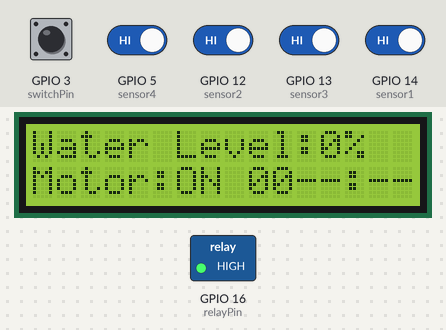
Simulated run of this program. Board: ESP8266 (NodeMCU). Parts: 16×2 character LCD, switched loads named in the program (green lamp = pin HIGH). The test bench sets the inputs (shaded band); at power-on: GPIO 3 (switchPin), GPIO 5 (sensor4), GPIO 12 (sensor2), GPIO 13 (sensor3), GPIO 14 (sensor1) HIGH. WiFi joins after 1.5 s; servers stay silent unless stated; network time is answered at once with the bench clock; the local clock reads 2024-03-15 10:24:30 at power-on unless the program sets it.

Above: at 2.8 s.
2.9 s: GPIO 5 (sensor4) driven LOW
At 4.5 s:
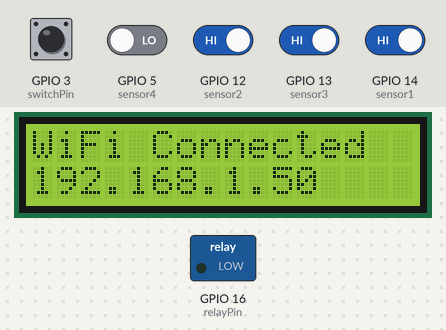
5.9 s: GPIO 5 (sensor4) driven HIGH
At 6.6 s:
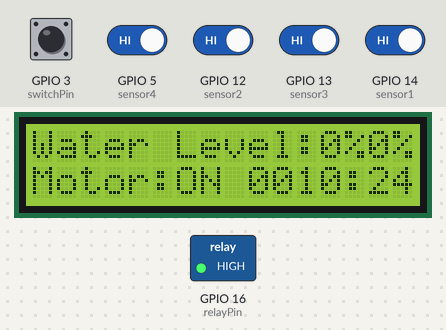
7.6 s: GPIO 3 (switchPin) pulled LOW for 0.15 s
At 7.94 s:
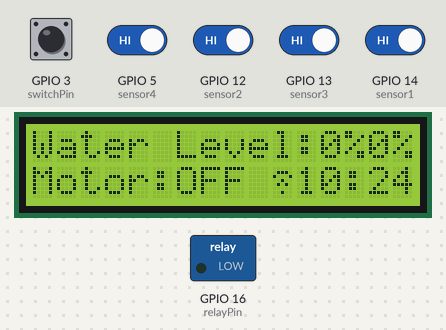
9.5 s: GPIO 12 (sensor2) driven LOW
At 10.7 s:
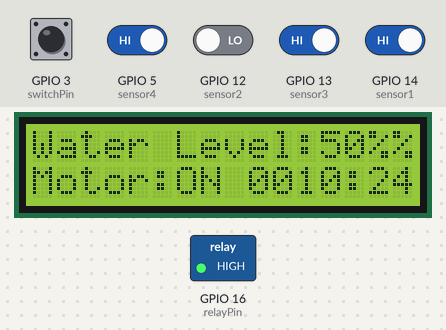
11.2 s: GPIO 12 (sensor2) driven HIGH
At 12.5 s:
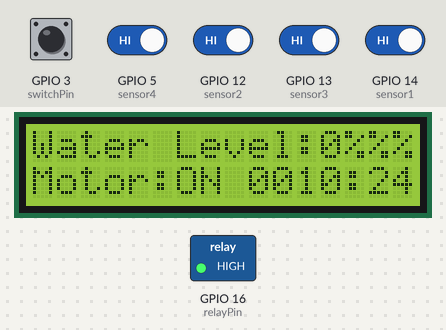
12.8 s: GPIO 3 (switchPin) pulled LOW for 1 s
At 13.19 s:
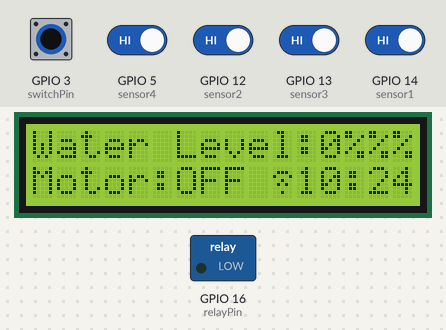
Timing chart, 0 to 15.8 s (numbered marks = the images above; inputs shaded):
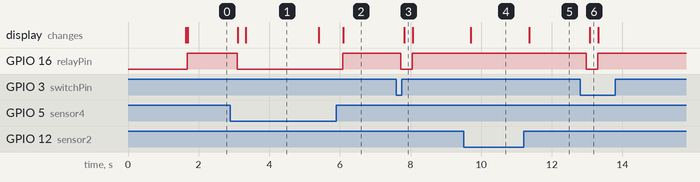

The program:

main.cpp
```cpp
/* Water motor Alexa - FINAL CORRECTED VERSION
 * - ALLOWS ON command at 100% (Manual Force)

 * - Web Serial Monitor on Port 82
 * - OTA Update on Port 81
*/

#include <Wire.h>
#include <LiquidCrystal_I2C.h>
#include <ESP8266WiFi.h>
#include <NTPClient.h>
#include <WiFiUdp.h>
#include <ESP8266WebServer.h>
#include <ESP8266HTTPUpdateServer.h>
#include <WiFiManager.h>
#include <Espalexa.h>
String lastLoggedLevel = "";

// ==== Alexa ====
Espalexa espalexa;
bool alexaStarted = false; // ensure espalexa.begin() only once after WiFi connect

// ==== OTA on port 81 ====
ESP8266WebServer server(81);
ESP8266HTTPUpdateServer httpUpdater;

// ==== WEB SERIAL MONITOR on port 82 ====
ESP8266WebServer logServer(82);
String serialBuffer = "";

// Function to record logs (with timestamp)
bool timeSynced = false;
unsigned long lastSyncMillis = 0;
unsigned long offsetSeconds = 0;

WiFiUDP ntpUDP;
NTPClient timeClient(ntpUDP, "pool.ntp.org", 19800);

void addLog(String msg) {
// 1. Get the current calendar date and time from the NTP Client
time_t rawtime = timeClient.getEpochTime();
struct tm * ti;
ti = localtime(&rawtime);

// 2. Format as DD-MM-YYYY HH:MM:SS
char dateBuffer[25];
sprintf(dateBuffer, "%02d-%02d-%04d %02d:%02d:%02d",
ti->tm_mday,
ti->tm_mon + 1,
ti->tm_year + 1900,
ti->tm_hour,
ti->tm_min,
ti->tm_sec);

// 3. Create the log line with the new date format
String line = "[" + String(dateBuffer) + "] " + msg;

// Serial.println(line); // DO NOT UNCOMMENT - Keeps RX pin safe for switch

// 4. Add to the web buffer
serialBuffer += line + "\n";

// 5. Keep buffer from getting too large (reduced to 5000 for better stability)
if (serialBuffer.length() > 5000) {
serialBuffer = serialBuffer.substring(serialBuffer.indexOf('\n', 500) + 1);
}
}

// ==== WIFI / TIME ====
//WiFiUDP ntpUDP;
//NTPClient timeClient(ntpUDP, "pool.ntp.org", 19800, 60000); // IST offset

LiquidCrystal_I2C lcd(0x27, 16, 2);

// WiFi Icons
byte wifiOn[8] = {B00000,B01110,B10001,B00100,B01010,B00000,B00100,B00000};
byte wifiOff[8] = {B10001,B11111,B11011,B00100,B01010,B10001,B10101,B00000};

// Pins
const int sensor1 = 14; // D5
const int sensor2 = 12; // D6
const int sensor3 = 13; // D7
const int sensor4 = 5; // D1 moved from d2
const int relayPin = 16; // D0
const int switchPin = 3; // rx (moved here to fress up d4 for lcd)
// NOTE: You told "Use D4" for push button. On NodeMCU D4 is GPIO2. Above we already set switchPin=2 to match D4.

// WiFi state
bool wifiOK = false;

// WiFi Manager State
unsigned long connectStartMillis = 0;
bool apModeLaunched = false; // AP only runs once per boot

// Motor state
bool motorON = false;
unsigned long motorTime = 0;

String globalLevel = "0%";
int lastSwitchState = HIGH;

// Blink variables
unsigned long blinkTicker = 0;
bool blinkState = false;

// =========================================
// MOTOR CONTROL SAFE LOGIC
// =========================================
void requestMotorOn(String source, String level)
{
if (level == "100%") {
motorON = false;
digitalWrite(relayPin, LOW);
addLog("BLOCKED: Tank full -> ON rejected (" + source + ") | Level: " + level);
return;
}
motorON = true;
digitalWrite(relayPin, HIGH);
motorTime = millis();
addLog("Motor ON by " + source + " | Level: " + level);
}

void requestMotorOff(String source)
{
motorON = false;
digitalWrite(relayPin, LOW);
addLog("Motor OFF by " + source + " | Level: " + globalLevel);
}

// =========================================
// ALEXA CALLBACK
// =========================================
// Espalexa passes brightness (0–255), not bool
void alexaCallback(uint8_t brightness)
{
String level = globalLevel;
if (brightness == 0) {
requestMotorOff("Alexa");
} else {
// brightness > 0 -> ON
if (level == "100%") {
motorON = false;
digitalWrite(relayPin, LOW);
addLog("Alexa tried ON → BLOCKED (full tank)");
} else {
requestMotorOn("Alexa", level);
}
}
}

void setupAlexa()
{
espalexa.addDevice("Water Motor", alexaCallback);
// do not call espalexa.begin() here — wait until WiFi connected so Espalexa's SSDP/UPnP works cleanly
addLog("Alexa device registered (pending start on WiFi).");
}

// ===== WiFiManager Callback =====
void configModeCallback(WiFiManager *wm)
{
lcd.clear();
lcd.setCursor(0, 0); lcd.print("Enter AP Mode");
lcd.setCursor(0, 1); lcd.print("SSID:");
lcd.setCursor(5, 1); lcd.print(wm->getConfigPortalSSID());
addLog("Config Portal Started: " + wm->getConfigPortalSSID());
}

// ===== WEB OTA SETUP =====
void setupWebOTA()
{
httpUpdater.setup(&server, "/update", "kbc", "987654321");
server.begin();
addLog("OTA Ready: http://" + WiFi.localIP().toString() + ":81/update");
}

// ===== WEB LOG SETUP =====
void setupWebLogServer()
{
logServer.on("/log", HTTP_GET, []() {
// 1. Construct the "Virtual LCD" lines based on current data
String lcdLine1 = "Water Level: " + globalLevel;

// Calculate motor status and runtime if it's ON
String motorStatus = motorON ? "ON " + String((millis() - motorTime) / 60000) + "M" : "OFF";

// Get the current time formatted just like the LCD
String lcdLine2 = "Motor: " + motorStatus + " " + timeClient.getFormattedTime().substring(0, 5);

// 2. Build the full web output string
String webOutput = "--- LIVE LCD DISPLAY ---\n";
webOutput += "[" + lcdLine1 + "]\n";
webOutput += "[" + lcdLine2 + "]\n";
webOutput += "------------------------\n\n";
webOutput += "--- SYSTEM LOGS ---\n";
webOutput += serialBuffer;

// 3. Send the final page to your browser
logServer.send(200, "text/plain", webOutput);
});

logServer.begin();
addLog("Web Serial Log ready: http://" + WiFi.localIP().toString() + ":82/log");
}


// ================== SETUP ==================
void setup()
{
// Serial.begin(115200);
addLog("Booting...");

pinMode(sensor1, INPUT_PULLUP);
pinMode(sensor2, INPUT_PULLUP);
pinMode(sensor3, INPUT_PULLUP);
pinMode(sensor4, INPUT_PULLUP);
pinMode(relayPin, OUTPUT);
pinMode(switchPin, INPUT_PULLUP);

digitalWrite(relayPin, LOW);

Wire.begin(0,2); //lcd d3 to SDA, d4 to scl
lcd.init();
lcd.backlight();
lcd.createChar(0, wifiOn);
lcd.createChar(1, wifiOff);

lcd.setCursor(6,0); lcd.print("K.B.C");
lcd.setCursor(0,1); lcd.print("Home Automation");
delay(1500);
lcd.clear();

lcd.setCursor(0,0); lcd.print("Water Level:");
lcd.setCursor(0,1); lcd.print("Motor:OFF ");
lcd.setCursor(10,1); lcd.write(1);
lcd.setCursor(11,1); lcd.print("--:--");

WiFi.setAutoReconnect(true);
WiFi.begin(); // Start connecting non-blocking
connectStartMillis = millis();

// Register Alexa device (do NOT begin yet)
setupAlexa();
timeClient.begin();
// --- NEW: Wait for NTP Sync to fix 1970 date issue ---
unsigned long startSync = millis();
while (!timeClient.update() && millis() - startSync < 5000) {
delay(200); // Wait up to 5 seconds for internet time
}

// Force an initial log so you see the level immediately on boot
addLog("System Initialized. Current Level: " + globalLevel);
}

// =========================================
// LOOP
// =========================================
void loop()
{
// Connection state
bool isConnected = (WiFi.status() == WL_CONNECTED);

// --- WiFi/AP Manager Logic (runs only once after boot if not connected) ---
if (!isConnected && !apModeLaunched && (millis() - connectStartMillis > 30000)) {
addLog("30s timeout. Launching Config Portal...");
WiFiManager wm;
wm.setAPCallback(configModeCallback);
wm.setConfigPortalTimeout(180); // 3 minutes

// startConfigPortal is blocking: shows captive portal and returns true if connected
if (wm.startConfigPortal("KBC-Setup", "12345678")) {
addLog("AP connection successful!");
} else {
addLog("AP timeout. Running offline.");
}
apModeLaunched = true; // ensure AP is attempted only once per boot
// After exit, re-evaluate connection:
isConnected = (WiFi.status() == WL_CONNECTED);
}
// --- End WiFi/AP Logic ---

// handle servers/tests every loop
if (isConnected) {
server.handleClient(); // OTA (port 81)
}
logServer.handleClient(); // Log server (82) — safe to call even if not begun (it will error if not started; we'll only begin it after WiFi connect)
// espalexa.loop() should be called after espalexa.begin() has been invoked
if (alexaStarted) espalexa.loop();

// Runs once when WiFi connects (or reconnects)

if (isConnected && !wifiOK) {
wifiOK = true;

// NTP
// timeClient.begin();

// start OTA and logs
setupWebOTA();
setupWebLogServer();

// Start Espalexa now that WiFi is available
if (!alexaStarted) {
espalexa.begin();
alexaStarted = true;
addLog("Espalexa started (Alexa discoverable).");
}

// After a successful connection, disable future AP attempts
apModeLaunched = true;

// show IP on LCD
lcd.clear();
lcd.setCursor(0,0);
lcd.print("WiFi Connected");
lcd.setCursor(0,1);
lcd.print(WiFi.localIP().toString());
delay(2000);

// return to normal screen
lcd.clear();
lcd.setCursor(0,0); lcd.print("Water Level:");
lcd.setCursor(0,1); lcd.print("Motor:OFF ");
lcd.setCursor(10,1); lcd.write(0);

addLog("WiFi Connected: " + WiFi.localIP().toString());
}


// Runs once when WiFi disconnects
if (!isConnected && wifiOK) {
wifiOK = false;
lcd.setCursor(0,1); lcd.print("WiFi Disconnect ");
delay(1500);
lcd.setCursor(0,1); lcd.print("Motor:OFF ");
lcd.setCursor(10,1); lcd.write(1);
addLog("WiFi Disconnected");
}

// --- Maintain NTP Time Sync ---
if (isConnected && timeClient.update()) {
timeSynced = true;
lastSyncMillis = millis();
offsetSeconds = timeClient.getHours()*3600 + timeClient.getMinutes()*60 + timeClient.getSeconds();
}

// Build current time string
String currentTime = "--:--";
if (timeSynced) {
unsigned long elapsed = (millis() - lastSyncMillis) / 1000;
unsigned long total = offsetSeconds + elapsed;
int h = (total / 3600) % 24;
int m = (total / 60) % 60;
char buf[6];
sprintf(buf, "%02d:%02d", h, m);
currentTime = String(buf);
}

// --- Sensor reading with de-bounce ---
// --- New Sensor Reading (Simple & Fast) ---
bool s1 = (digitalRead(sensor1) == LOW);
bool s2 = (digitalRead(sensor2) == LOW);
bool s3 = (digitalRead(sensor3) == LOW);
bool s4 = (digitalRead(sensor4) == LOW);

// --- New Level Logic (Priority Based) ---
// We check from the top down. If the highest sensor is wet, that is the level.
String level;
if (s4) level = "100%";
else if (s3) level = "75%";
else if (s2) level = "50%";
else if (s1) level = "25%";
else level = "0%";

globalLevel = level; // keep Alexa logic in sync

// --- ADD THIS LOGIC STARTING AT LINE 349 for level updaet in log ---
if (globalLevel != lastLoggedLevel) {
addLog("Water Level: " + globalLevel);
lastLoggedLevel = globalLevel;
}
// --- END OF NEW log LOGIC ---

// Update LCD - Level (top line)
lcd.setCursor(0,0);
lcd.print("Water Level:");
lcd.setCursor(12,0);
lcd.print(" "); // clear
lcd.setCursor(12,0);
lcd.print(level);

// --- Auto Motor Logic with safety wrappers ---
if (level == "0%" && !motorON) {
requestMotorOn("System", level);
}
if (level == "100%" && motorON) {
requestMotorOff("System");
}

// --- Manual switch (toggle on falling edge) ---
int sw = digitalRead(switchPin);
if (lastSwitchState == HIGH && sw == LOW) {
if (motorON) requestMotorOff("Switch");
else requestMotorOn("Switch", level);
delay(80); // debounce
}
lastSwitchState = sw;

// --- Bottom line: motor status, wifi icon, time ---
lcd.setCursor(0,1);
if (motorON) {
int mins = (millis() - motorTime) / 60000;
char buf[17]; // 16 chars + null
sprintf(buf, "Motor:ON %02dM ", mins);
lcd.print(buf);
} else {
lcd.print("Motor:OFF ");
lcd.setCursor(10,1);
if (wifiOK) {
lcd.write(0); // wifiOn
} else {
if (!apModeLaunched) {
if (millis() - blinkTicker >= 500) {
blinkTicker = millis();
blinkState = !blinkState;
}
if (blinkState) lcd.write((uint8_t)0);
else lcd.print(" ");
} else {
lcd.write(1); // wifiOff
}
}
}

// Time on the right
lcd.setCursor(11,1);
lcd.print(currentTime);

delay(200);
}
```

Measured:
- after the input at 2.9 s, GPIO 16 (relayPin): HIGH → LOW after 0.19 s; the display: first changes after 0.20 s (image 1 shows a later state)
- after the input at 5.9 s, GPIO 16 (relayPin): LOW → HIGH after 0.18 s; the display: changes after 0.20 s (image 2)
- after the input at 7.6 s, GPIO 16 (relayPin): HIGH → LOW after 0.13 s, → HIGH 0.31 s later; the display: changes after 0.23 s (image 3)
- after the input at 9.5 s, the display: changes after 0.21 s (image 4)
- after the input at 11.2 s, the display: changes after 0.16 s (image 5)
- after the input at 12.8 s, GPIO 16 (relayPin): HIGH → LOW after 0.18 s, → HIGH 0.31 s later; the display: changes after 0.28 s (image 6)
- what the display in image 1 shows lasts 2.1 s, from 3.3 s to 5.4 s
